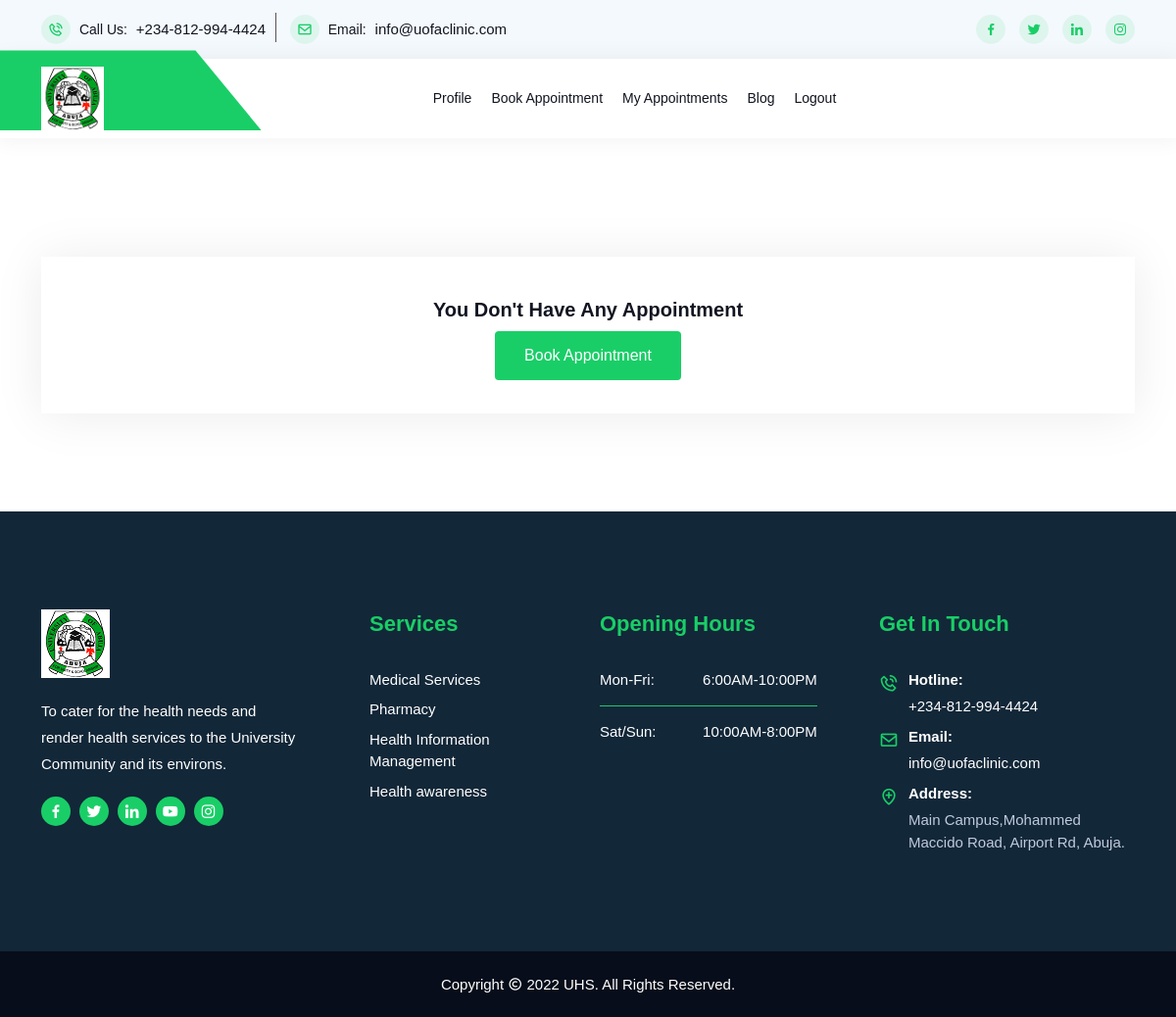
The app's page /patient/appointments (signed in), older data.
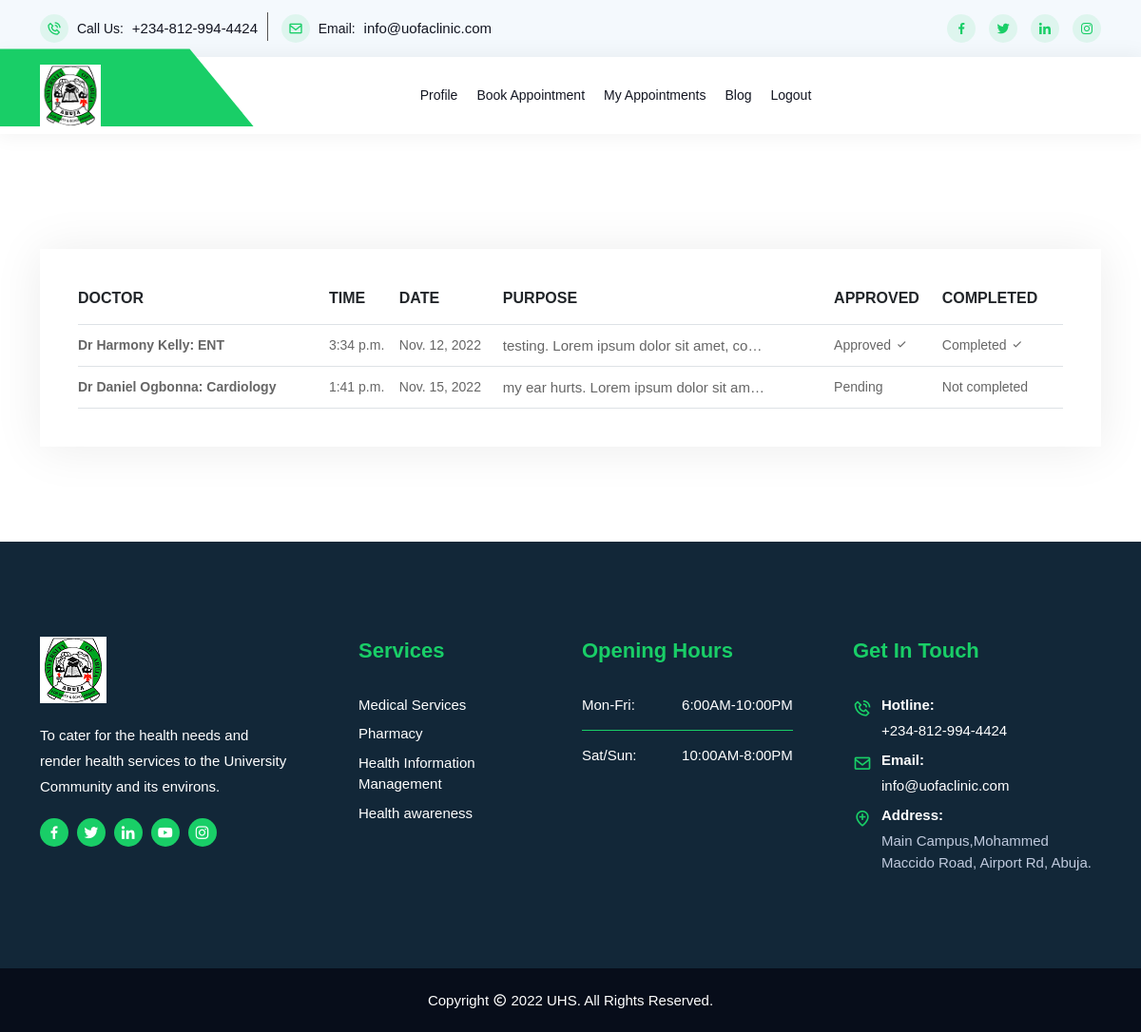
The same page, newer data.
### patient/models.py (models this page shows, shortened)
class Appointment(models.Model):
    doctor = models.ForeignKey(Doctor, related_name='appointments', on_delete=models.CASCADE)
    patient = models.ForeignKey(Patient, related_name='appointments', on_delete=models.CASCADE)
    time = models.TimeField(blank=False)
    date = models.DateField(blank=False)
    purpose = models.TextField(blank=False)
    approved = models.BooleanField(max_length=15, default=False)
    completed = models.BooleanField(max_length=15, default=False)

### doctor/models.py (models this page shows)
class Doctor(models.Model):
    GENDER = (
        ('female', 'Female'),
        ('male', 'Male'),
    )
    username = models.OneToOneField(User, on_delete=models.CASCADE)
    phone = models.CharField(max_length=12, default="", blank=True)
    gender = models.CharField(choices=GENDER, max_length=30, blank=True, default='')
    department = models.CharField(max_length=30, blank=True, default='')
    address = models.CharField(max_length=200, blank=True, default='')
    def __str__(self):
        return f'Dr {self.username.first_name} {self.username.last_name}: {self.department}'

### patient/views.py (the view)
# urls.py: path('patient/appointments', views.appointments, name='appointments'),
@cache_control(no_cache=True, must_revalidate=True, no_store=True)
@login_required
def appointments(request):
    user = request.user.patient
    appointment_list = user.appointments.all().order_by('date')
    context = {
        'appointment_list': appointment_list,
    }
    return render(request, 'patient/appointments.html', context)

### templates/patient/appointments.html (shortened to what this page needs)
{% extends 'base.html' %}
{% load bootstrap4 %}
{% load static %}
{% block content %}<br/>
<section class="cart-area ptb-100">
    <div class="container">
        <div class="row">
            <div class="col-lg-12 col-md-12">
                <div class="cart-wraps">
                    {% if appointment_list.count > 0 %}
                        <div class="cart-table table-responsive">
                            <table class="table table-bordered">
                                <thead>
                                    <tr>
                                        <th scope="col">Doctor</th>
                                        <th scope="col">Time</th>
                                        <th scope="col">Date</th>
                                        <th scope="col">Purpose</th>
                                        <th scope="col">Approved</th>
                                        <th scope="col">Completed</th>
                                    </tr>
                                </thead>
                                <tbody>
                                {% for appointment in appointment_list %}
                                    <tr>
                                        <td class="product-thumbnail">
                                            <b>{{ appointment.doctor }}</b>
                                        </td>
                                        <td class="product-name">
                                            {{ appointment.time }}
                                        </td>
                                        <td class="product-price">
                                            <span class="unit-amount">
                                               {{ appointment.date }}
                                            </span>
                                        </td>
                                        <td class="product-quantity">
                                            <p>
                                                {{ appointment.purpose|truncatechars:40 }}
                                            </p>
                                        </td>
                                        <td class="product-subtotal">
                                            {% if appointment.approved == True %}
                                                Approved <i class="bx bx-check"></i>
                                            {% else %}
                                                Pending
                                            {% endif %}
                                        </td>
                                        <td class="product-subtotal">
                                            {% if appointment.completed == True %}
                                                Completed <i class="bx bx-check"></i>
                                            {% else %}
                                                Not completed
                                            {% endif %}
                                        </td>
                                    </tr>
                                {% endfor %}
                                </tbody>
                            </table>
                        </div>
                    {% else %}
                        <center>
                            <h3>You don't have any appointment</h3>
                            <p>
                                <a href="{% url 'patient:book_appointment' %}">
                                    <button type="button" class="default-btn btn-small" style="height:50px">
                                        Book appointment
                                    </button>
                                </a>
                            </p>
                        </center>
                    {% endif %}
                </div>
            </div>
        </div>
    </div>
</section>
{% endblock %}

Row changes from the older to the newer data that the page shows:
added Appointment: doctor "Dr Harmony Kelly: ENT", time "3:34 p.m.", date "Nov. 12, 2022", purpose "testing. Lorem ipsum dolor sit amet, co…", approved "Approved", completed "Completed"
added Appointment: doctor "Dr Daniel Ogbonna: Cardiology", time "1:41 p.m.", date "Nov. 15, 2022", purpose "my ear hurts. Lorem ipsum dolor sit am…", approved "Pending", completed "Not completed"
Text that changed along with them:
text no longer shown: "You Don't Have Any Appointment Book Appointment"
text now shown: "DOCTOR TIME DATE PURPOSE APPROVED COMPLETED"
